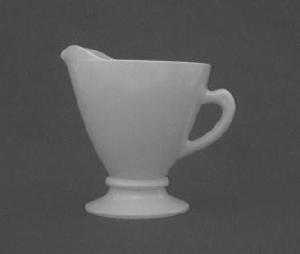
#> input picture cv-course/Gradient & Edge Detection/teacup.jpg, 300 x 254 px
$ python canny.py --image teacup.jpg
#> lines starting #> are read from the running program, lines starting #| are printed output that depends on the picture; after the words box and inside, x2 and y2 are one past the last pixel; in counts of white or black regions, pixels touching at a corner belong together
import argparse
import cv2

ap = argparse.ArgumentParser()
ap.add_argument("-i", "--image", required=True, help="Path to the image")
args = vars(ap.parse_args())

image = cv2.imread(args["image"])
#> image is the input picture: shape (254, 300, 3); min 62, max 199, mean 89.6
gray = cv2.cvtColor(image, cv2.COLOR_BGR2GRAY)
blurred = cv2.GaussianBlur(gray, (5, 5), 0)

cv2.imshow("Original", image)
cv2.imshow("Blurred", blurred)

# compute a "wide", "mid-range", "tight" threshold for the edges
wide = cv2.Canny(blurred, 10, 200)
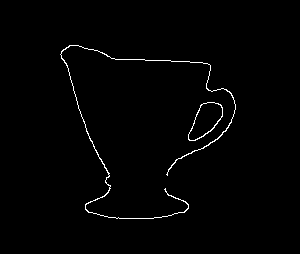
#> wide: shape (254, 300); 1.1% white in thin lines or dots, all inside (x1, y1, x2, y2) = (60, 45, 236, 219)
mid =  cv2.Canny(blurred, 30, 150)
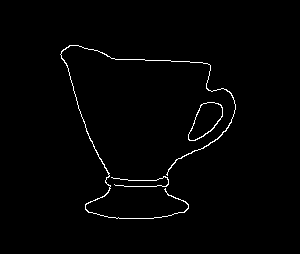
#> mid: shape (254, 300); 1.3% white in thin lines or dots, all inside (x1, y1, x2, y2) = (60, 45, 236, 219)
tight = cv2.Canny(blurred, 240, 250)
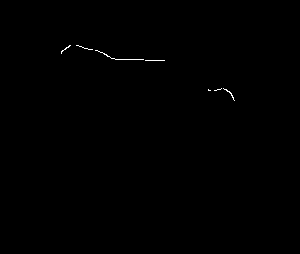
#> tight: shape (254, 300); 0.18% white in thin lines or dots, all inside (x1, y1, x2, y2) = (61, 45, 235, 101)

# show the edges Map
cv2.imshow("Wide Edge Map", wide)
cv2.imshow("Mid Edge Map", mid)
cv2.imshow("Tight Edge Map", tight)
cv2.waitKey(0)
